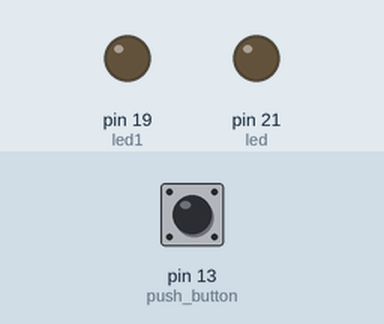
Bench run of a program on a simulated MicroPython board. Parts: output pins drawn as LEDs (lit = HIGH). The test bench sets the inputs (shaded band); at power-on: pin 13 (push_button) LOW.

Above: at 1.2 s.
1.3 s: pin 13 (push_button) pulled HIGH for 0.15 s
At 1.37 s:
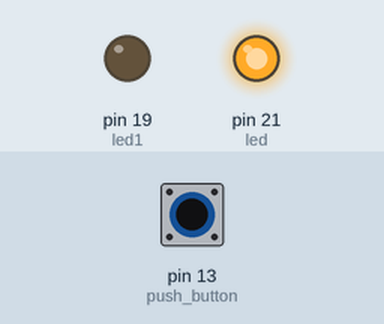
2.9 s: pin 13 (push_button) pulled HIGH for 3.2 s
At 6.6 s:
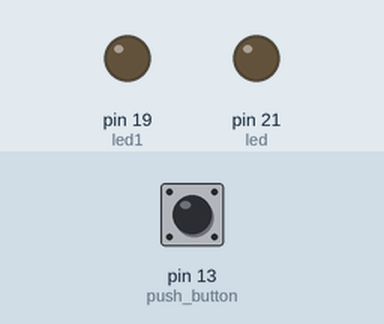
Timing chart, 0 to 8.1 s (numbered marks = the images above; inputs shaded):
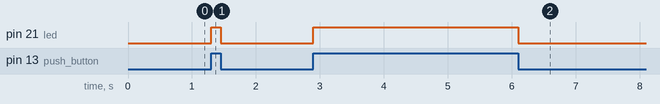

The program:

BotonLed.py
```python
import time

from machine import Pin
led = Pin(21, Pin.OUT)
led1 = Pin(19, Pin.OUT)
push_button = Pin(13, Pin.IN)

while True:
  logic_state = push_button.value()
  if logic_state == True:
    led.value(1)
  else:
    led.value(0)
```

Measured:
- after the input at 1.3 s, pin 21 (led): LOW → HIGH at once, → LOW 0.15 s later
- after the input at 2.9 s, pin 21 (led): LOW → HIGH at once, → LOW 3.2 s later
